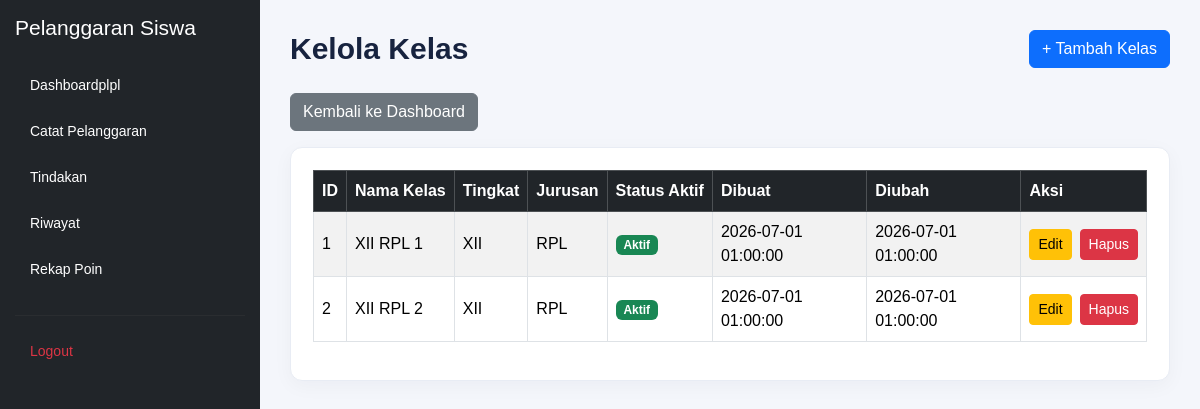
The page /kelola_kelas.php (signed in) on the database its author committed.
### tables this page shows
CREATE TABLE `t_kelas` (
  `id` int(11) NOT NULL,
  `nama` varchar(100) DEFAULT NULL,
  `tingkat` varchar(20) NOT NULL,
  `jurusan` varchar(100) NOT NULL,
  `status_aktif` tinyint(1) NOT NULL,
  `created_at` timestamp NOT NULL DEFAULT current_timestamp(),
  `updated_at` timestamp NOT NULL DEFAULT current_timestamp()
);

### kelola_kelas.php (the view, shortened to what this page needs)
<?php
include 'config/koneksi.php';
$sql = "SELECT * FROM t_kelas ORDER BY nama ASC";
$hasil = mysqli_query($koneksi, $sql);
?>
<!DOCTYPE html>
<html lang="id">
<head>
    <link href="https://cdn.jsdelivr.net/npm/bootstrap@5.3.8/dist/css/bootstrap.min.css"
          rel="stylesheet">
    <link href="https://cdn.datatables.net/2.3.4/css/dataTables.bootstrap5.min.css"
          rel="stylesheet">
    <link rel="stylesheet" href="layout/style.css">
</head>
<body>
<div class="app-layout">
    <?php include 'layout/sidebar.php'; ?>
    <main class="content-area">
        <div class="page-header">
            <h1 class="page-title">Kelola Kelas</h1>
            <a href="tambah_kelas.php" class="btn btn-primary">
                + Tambah Kelas
            </a>
        </div>
        <div class="mb-3">
            <a href="dashboard.php" class="btn btn-secondary">
                Kembali ke Dashboard
            </a>
        </div>
        <div class="card table-card">
            <div class="card-body">
                <div class="table-responsive">
                    <table id="tabelKelas"
                           class="table table-striped table-bordered table-hover align-middle">
                        <thead class="table-dark">
                            <tr>
                                <th>ID</th>
                                <th>Nama Kelas</th>
                                <th>Tingkat</th>
                                <th>Jurusan</th>
                                <th>Status Aktif</th>
                                <th>Dibuat</th>
                                <th>Diubah</th>
                                <th>Aksi</th>
                            </tr>
                        </thead>
                        <tbody>
                            <?php while ($row = mysqli_fetch_assoc($hasil)) { ?>
                            <tr>
                                <td>
                                    <?= htmlspecialchars((string)$row['id']) ?>
                                </td>
                                <td>
                                    <?= htmlspecialchars($row['nama'] ?? '') ?>
                                </td>
                                <td>
                                    <?= htmlspecialchars((string)($row['tingkat'] ?? '')) ?>
                                </td>
                                <td>
                                    <?= htmlspecialchars($row['jurusan'] ?? '') ?>
                                </td>
                                <td>
                                    <?php if (($row['status_aktif'] ?? 0) == 1) { ?>
                                        <span class="badge bg-success">Aktif</span>
                                    <?php } else { ?>
                                        <span class="badge bg-secondary">Tidak Aktif</span>
                                    <?php } ?>
                                </td>
                                <td>
                                    <?= htmlspecialchars($row['created_at'] ?? '') ?>
                                </td>
                                <td>
                                    <?= htmlspecialchars($row['updated_at'] ?? '') ?>
                                </td>
                                <td class="text-nowrap">
                                    <div class="d-flex gap-2">
                                        <a href="edit_kelas.php?id=<?= urlencode((string)$row['id']) ?>"
                                           class="btn btn-warning btn-sm">
                                            Edit
                                        </a>
                                        <a href="hapus_kelas.php?id=<?= urlencode((string)$row['id']) ?>"
                                           class="btn btn-danger btn-sm"
                                           onclick="return confirm('Yakin ingin menghapus data kelas ini?');">
                                            Hapus
                                        </a>
                                    </div>
                                </td>
                            </tr>
                            <?php } ?>
                        </tbody>
                    </table>
                </div>
            </div>
        </div>
    </main>
</div>
</body>
</html>

### layout/style.css (style rules this page uses)
:root { --primary: #3659d9; --navy: #17233f; --background: #f4f6fb; --text-muted: #778198; --border: #e8ecf4; }
* { box-sizing: border-box; }
body { margin: 0; font-family: 'Poppins', sans-serif; background: var(--background); color: var(--navy); }
.page-header { margin-bottom: 28px; }
.page-title { font-size: 27px; font-weight: 700; margin-top: 7px; }

### kelola_kelas.php (style rules this page uses)
.app-layout { display: flex; align-items: stretch; width: 100%; min-height: 100vh; }
.content-area { flex: 1 1 0; min-width: 0; padding: 30px; min-height: 100vh; background: #f4f6fb; }
.page-header { display: flex; justify-content: space-between; align-items: center; flex-wrap: wrap; gap: 15px; margin-bottom: 25px; }
.page-title { margin: 0; font-size: 30px; font-weight: 700; color: #17233f; }
.table-card { width: 100%; max-width: 100%; border: 1px solid #e8ecf4; border-radius: 12px; background: #fff; box-shadow: 0 5px 20px rgba(23, 35, 63, 0.04); }
.table-card .card-body { min-width: 0; padding: 22px; }
.table-responsive { width: 100%; }
#tabelKelas { width: 100% !important; }
#tabelKelas th { white-space: nowrap; vertical-align: middle; }
#tabelKelas td { vertical-align: middle; }

### rows shown on the page
t_kelas: id "1", nama "XII RPL 1", tingkat "XII", jurusan "RPL", status_aktif "Aktif", created_at "2026-07-01 01:00:00", updated_at "2026-07-01 01:00:00"
t_kelas: id "2", nama "XII RPL 2", tingkat "XII", jurusan "RPL", status_aktif "Aktif", created_at "2026-07-01 01:00:00", updated_at "2026-07-01 01:00:00"
